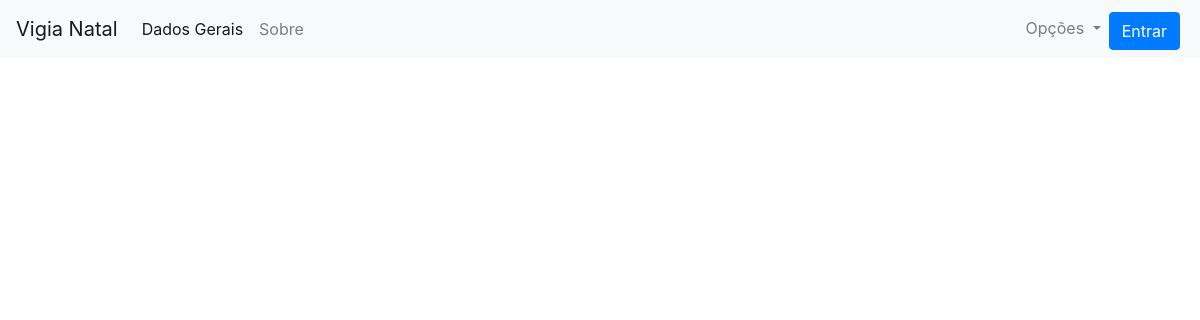
Before: /orgao/list with the older database file.
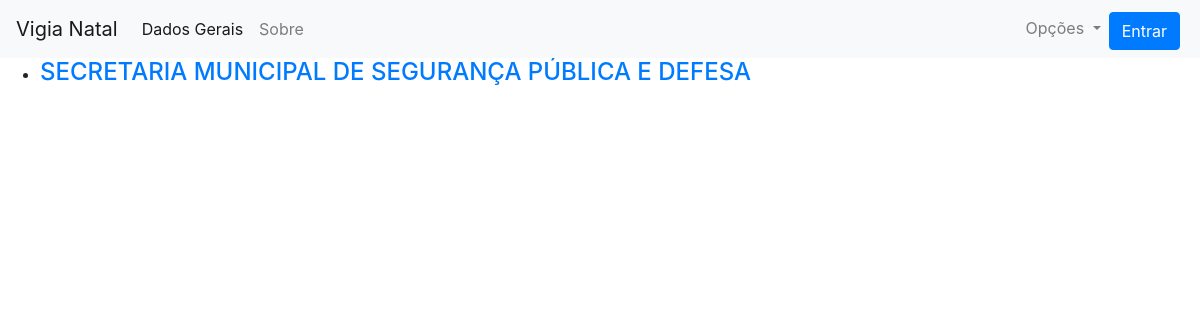
After: the same page with the newer database file.
### map_app/models.py (models this page shows, shortened)
class Orgao(models.Model):
    nome = models.CharField(max_length = 256)
    telefone = models.CharField(max_length = 32, blank = True)
    email = models.EmailField(blank = True)
    site = models.URLField(blank = True)
    instituicao = models.ForeignKey(Instituicao, on_delete = models.CASCADE)
    localizacao = models.ForeignKey(Localizacao, on_delete = models.SET_NULL, null = True)

### map_app/views.py (the view)
# urls.py: path('orgao/list', views.OrgaoListView.as_view(), name = 'orgao_list'),
class OrgaoListView(ListView):
    model = Orgao
    def get_queryset(self):
        return Orgao.objects.all()

### map_app/templates/map_app/orgao_list.html
{% extends "map_app/base.html" %}
{% block body_block %}
  <ul>
    {% for orgao in orgao_list %}
    <li>
      <div class="orgao">
        <h4> <a href="{% url 'orgao_detail' pk=orgao.pk %}">{{orgao.nome}}</a> </h4>
      </div>
    </li>
    {% endfor %}
  </ul>
{% endblock %}

Changed rows visible on the page:
added Orgao: nome "SECRETARIA MUNICIPAL DE SEGURANÇA PÚBLICA E DEFESA"
